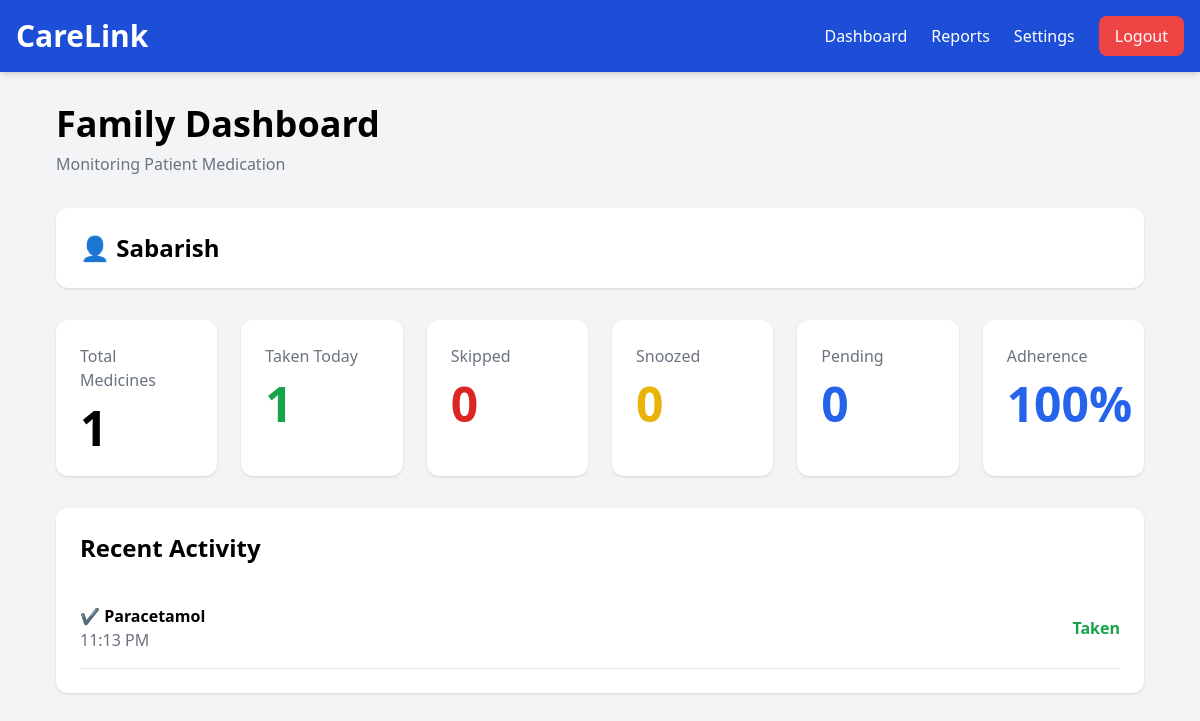
/family/dashboard.php (signed in), run on the app's committed database.
### tables this page shows
CREATE TABLE `users` (
  `id` int(11) NOT NULL,
  `full_name` varchar(100) NOT NULL,
  `email` varchar(100) NOT NULL,
  `password` varchar(255) NOT NULL,
  `phone` varchar(15) DEFAULT NULL,
  `age` int(11) DEFAULT NULL,
  `role` enum('patient','family','admin') NOT NULL,
  `created_at` timestamp NOT NULL DEFAULT current_timestamp()
);

CREATE TABLE `dose_logs` (
  `id` int(11) NOT NULL,
  `schedule_id` int(11) NOT NULL,
  `log_date` date NOT NULL,
  `status` enum('Taken','Skipped','Snoozed') NOT NULL,
  `taken_time` datetime DEFAULT NULL
);

CREATE TABLE `medicines` (
  `id` int(11) NOT NULL,
  `patient_id` int(11) NOT NULL,
  `medicine_name` varchar(100) NOT NULL,
  `dosage` varchar(50) DEFAULT NULL,
  `take_time` varchar(100) DEFAULT NULL,
  `frequency` enum('Once Daily','Twice Daily','Three Times Daily','Weekly','As Needed') NOT NULL,
  `meal_timing` enum('Before Food','After Food','With Food','Anytime') DEFAULT 'Anytime',
  `is_active` tinyint(1) DEFAULT 1,
  `instructions` text DEFAULT NULL,
  `notes` text DEFAULT NULL,
  `start_date` date DEFAULT NULL,
  `end_date` date DEFAULT NULL
);

CREATE TABLE `schedules` (
  `id` int(11) NOT NULL,
  `medicine_id` int(11) NOT NULL,
  `dose_time` time NOT NULL,
  `reminder_enabled` tinyint(1) DEFAULT 1
);

### family/dashboard.php (the view, shortened to what this page needs)
<?php
require_once "../includes/header.php";
require_once "../config/db.php";
$family_id = $_SESSION["user_id"];
$stmt = $conn->prepare("
SELECT patient_id
FROM family_links
WHERE family_id = ?
");
$stmt->bind_param("i", $family_id);
$stmt->execute();
$link = $stmt->get_result()->fetch_assoc();
$patient_id = $link["patient_id"];
$patient = $conn->query("
SELECT full_name
FROM users
WHERE id = $patient_id
")->fetch_assoc();
$total = $conn->query("
SELECT COUNT(*) AS total
FROM medicines
WHERE patient_id = $patient_id
AND is_active = 1
")->fetch_assoc();
$taken = $conn->query("
SELECT COUNT(*) AS taken
FROM dose_logs
JOIN schedules
ON dose_logs.schedule_id = schedules.id
JOIN medicines
ON schedules.medicine_id = medicines.id
WHERE medicines.patient_id = $patient_id
AND dose_logs.status='Taken'
AND dose_logs.log_date = CURDATE()
")->fetch_assoc();
$skipped = $conn->query("
SELECT COUNT(*) AS skipped
FROM dose_logs
JOIN schedules
ON dose_logs.schedule_id=schedules.id
JOIN medicines
ON schedules.medicine_id=medicines.id
WHERE medicines.patient_id=$patient_id
AND dose_logs.log_date=CURDATE()
AND dose_logs.status='Skipped'
")->fetch_assoc();
$snoozed = $conn->query("
SELECT COUNT(*) AS snoozed
FROM dose_logs
JOIN schedules
ON dose_logs.schedule_id=schedules.id
JOIN medicines
ON schedules.medicine_id=medicines.id
WHERE medicines.patient_id=$patient_id
AND dose_logs.log_date=CURDATE()
AND dose_logs.status='Snoozed'
")->fetch_assoc();
$schedules = $conn->query("
SELECT COUNT(*) AS total
FROM schedules
JOIN medicines
ON schedules.medicine_id=medicines.id
WHERE medicines.patient_id=$patient_id
AND medicines.is_active=1
")->fetch_assoc();
$pending =
$schedules["total"]
-
(
$taken["taken"]
+
$skipped["skipped"]
+
$snoozed["snoozed"]
);
$activity = $conn->query("
SELECT
    medicines.medicine_name,
    schedules.dose_time,
    dose_logs.status
FROM dose_logs
JOIN schedules
ON dose_logs.schedule_id = schedules.id
JOIN medicines
ON schedules.medicine_id = medicines.id
WHERE medicines.patient_id = $patient_id
ORDER BY dose_logs.taken_time DESC
LIMIT 10
");
?>
<div class="max-w-6xl mx-auto p-8">
    <h1 class="text-4xl font-bold">
        Family Dashboard
    </h1>
    <p class="text-gray-500 mt-2">
        Monitoring Patient Medication
    </p>
    <div class="bg-white shadow rounded-xl p-6 mt-8">
        <h2 class="text-2xl font-bold">
            👤 <?php echo htmlspecialchars($patient["full_name"]); ?>
        </h2>
    </div>
    <div class="grid grid-cols-2 md:grid-cols-3 lg:grid-cols-6 gap-6 mt-8">
        <div class="bg-white shadow rounded-xl p-6">
            <h3 class="text-gray-500">
                Total Medicines
            </h3>
            <p class="text-5xl font-bold mt-3">
                <?php echo $total["total"]; ?>
            </p>
        </div>
        <div class="bg-white shadow rounded-xl p-6">
            <h3 class="text-gray-500">
                Taken Today
            </h3>
            <p class="text-5xl font-bold text-green-600 mt-3">
                <?php echo $taken["taken"]; ?>
            </p>
        </div>
        <div class="bg-white shadow rounded-xl p-6">
<h3 class="text-gray-500">
Skipped
</h3>
<p class="text-5xl text-red-600 font-bold mt-3">
<?php echo $skipped["skipped"]; ?>
</p>
</div>
<div class="bg-white shadow rounded-xl p-6">
<h3 class="text-gray-500">
Snoozed
</h3>
<p class="text-5xl text-yellow-500 font-bold mt-3">
<?php echo $snoozed["snoozed"]; ?>
</p>
</div>
<div class="bg-white shadow rounded-xl p-6">
<h3 class="text-gray-500">
Pending
</h3>
<p class="text-5xl text-blue-600 font-bold mt-3">
<?php echo $pending; ?>
</p>
</div>
        <div class="bg-white shadow rounded-xl p-6">
            <h3 class="text-gray-500">
                Adherence
            </h3>
            <p class="text-5xl font-bold text-blue-600 mt-3">
                <?php
                if($total["total"] == 0){
                    echo "0%";
                }else{
                    echo round(($taken["taken"]/$total["total"])*100)."%";
                }
                ?>
            </p>
        </div>
    </div>
    <div class="bg-white shadow rounded-xl p-6 mt-8">
        <h2 class="text-2xl font-bold mb-6">
            Recent Activity
        </h2>
        <?php
        while($row = $activity->fetch_assoc()){
            $icon = "⏳";
            $color = "text-gray-600";
            if($row["status"]=="Taken"){
                $icon="✔";
                $color="text-green-600";
            }
        ?>
        <div class="flex justify-between items-center border-b py-4">
            <div>
                <p class="font-semibold">
                    <?php echo $icon; ?>
                    <?php echo htmlspecialchars($row["medicine_name"]); ?>
                </p>
                <p class="text-gray-500">
                    <?php echo date("h:i A",strtotime($row["dose_time"])); ?>
                </p>
            </div>
            <div class="<?php echo $color; ?> font-bold">
                <?php echo htmlspecialchars($row["status"]); ?>
            </div>
        </div>
        <?php } ?>
    </div>
</div>
<?php include "../includes/footer.php"; ?>

### includes/header.php (shortened to what this page needs)
<!DOCTYPE html>
<html lang="en">
<head>
    <script src="https://cdn.tailwindcss.com"></script>
    <link rel="stylesheet" href="/CareLink/assets/css/style.css">
</head>
<body class="bg-gray-100">
<?php
if(isset($_SESSION["user_id"])){
    include "navbar.php";
}
?>

### includes/navbar.php (shortened to what this page needs)
<nav class="bg-blue-700 text-white shadow-md">
    <div class="max-w-7xl mx-auto flex justify-between items-center p-4">
        <a href="/" class="text-3xl font-bold">
            CareLink
        </a>
        <div class="flex items-center gap-6">
            <?php if(isset($_SESSION["role"])): ?>
                <?php if($_SESSION["role"] == "family"): ?>
                    <a href="/CareLink/family/dashboard.php" class="hover:text-gray-300">
                        Dashboard
                    </a>
                    <a href="/CareLink/family/report.php" class="hover:text-gray-300">
                        Reports
                    </a>
                <?php endif; ?>
                <a href="#" class="hover:text-gray-300">
                    Settings
                </a>
                <a
                    href="/CareLink/logout.php"
                    class="bg-red-500 hover:bg-red-600 px-4 py-2 rounded-lg">
                    Logout
                </a>
            <?php endif; ?>
        </div>
    </div>
</nav>

### data on the page
users: full_name "Sabarish"
dose_logs: status "✔", medicines.medicine_name "Paracetamol", schedule.dose_time "11:13 PM", status "Taken"

### other printed values
$total["total"] "1"
$taken["taken"] "1"
$skipped["skipped"] "0"
$snoozed["snoozed"] "0"
$pending "0"
